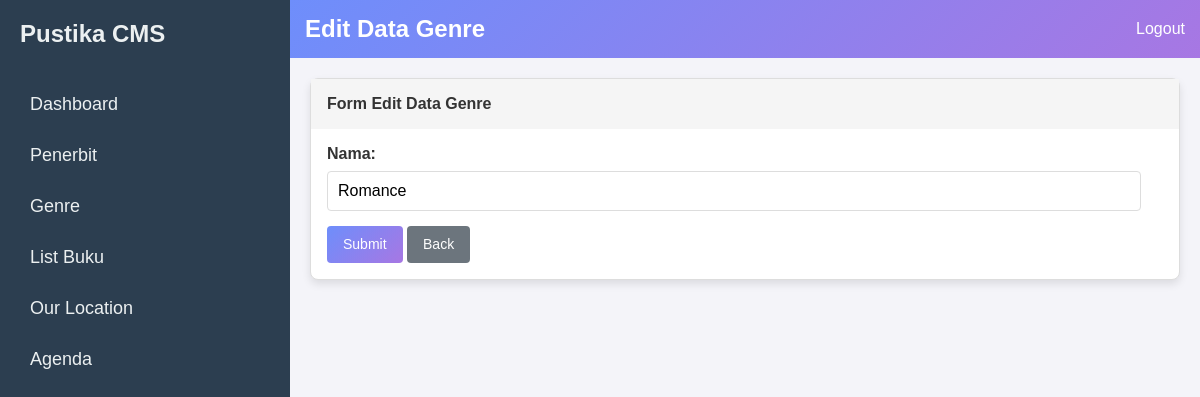
/admin-genre/edit/2 (signed in), run on an earlier commit of the app's database.
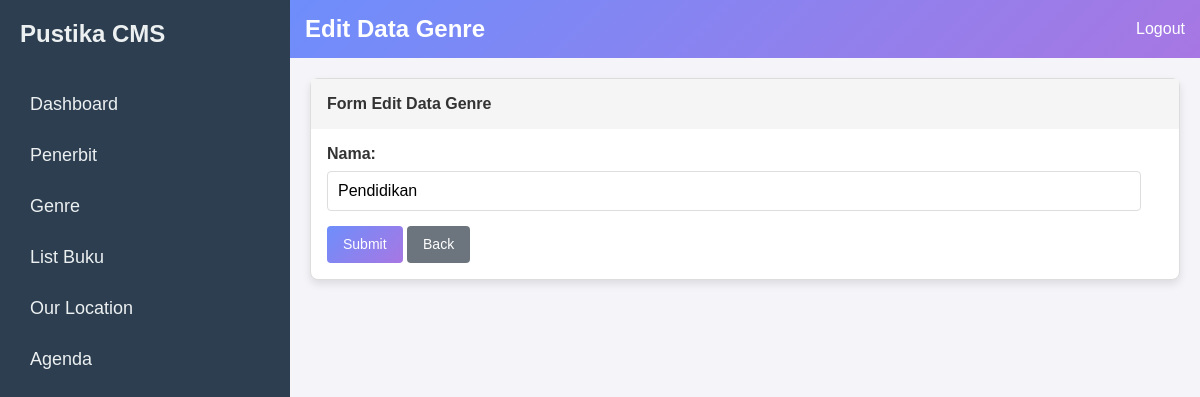
And on a later commit of the database.
### tables this page shows
CREATE TABLE `genre` (
  `id` int NOT NULL AUTO_INCREMENT,
  `nama` varchar(255) DEFAULT NULL,
  `created_at` timestamp NULL DEFAULT CURRENT_TIMESTAMP,
  PRIMARY KEY (`id`)
);

### Core/ResponseFactory.php (called while the page is built, shortened)
<?php
class ResponseFactory
{
    public static function view($config, $templates, $data = []): Response
    {
        extract($data);
        if (is_array($templates)) {
            foreach ($templates as $template) {
                include $config::VIEW_PATH . str_replace('.', DIRECTORY_SEPARATOR, $template) . '.php';
            }
        } else {
            include $config::VIEW_PATH . str_replace('.', DIRECTORY_SEPARATOR, $templates) . '.php';
        }
        $content = ob_get_clean();
        if (isset($data['layout'])) {
            $layoutPath = $config::VIEW_PATH . 'layouts/' . $data['layout'] . '.php';
            if (file_exists($layoutPath)) {
                $responseContent = ob_get_clean();
            } else {
                $responseContent = $content;
            }
        } else {
            $responseContent = $content;
        }
        return new Response($responseContent, [
            'Content-Type' => 'text/html'
        ], 200);
    }
}

### Core/helpers.php (called while the page is built, shortened)
<?php
if (!function_exists('view')) {
    function view($views, $data = [], $layout = null)
    {
        $data['layout'] = $layout;
        return ResponseFactory::view(app()->getConfig(), $views, $data);
    }
}
if (!function_exists('app')) {
    function app()
    {
        return Pustika::getInstance();
    }
}

### App/Controllers/AdminGenreController.php (called while the page is built, shortened)
<?php
class AdminGenreController
{
    protected $genreModel;
    public function __construct()
    {
        $this->genreModel = new Genre();
    }
    public function edit(Request $request, $id)
    {
        $genre = $this->genreModel->find($id);
        $data = [
            'user' => auth(),
            'csrfToken' => Security::getCsrfToken(),
            'genre' => $genre
        ];
        return view('admin/genre/edit', $data, 'admin');
    }
}

### Core/Router.php (called while the page is built, shortened)
<?php
class Router
{
    protected $config;
    public function __construct($config)
    {
        $this->config = $config;
    }
    public function handle(Request $request): Response
    {
        $uri = $request->server('REQUEST_URI');
        $uri = str_replace($this->config::BASE_URL, "", $uri);
        $args = explode('/', trim($uri, '/'));
        if (1 === count($args)) {
            $controller = $this->config::DEFAULT_CONTROLLER;
            $method = array_shift($args) ?: $this->config::ACTION_INDEX;
        } else {
            $controller = array_shift($args);
            $method = array_shift($args);
        }
        $method = explode('?', $method, 2)[0];
        $controller = $this->convertToCamelCase($controller);
        $method = $this->convertToStudlyCaps($method);
        return $this->run($controller, $method, $args, $request);
    }
    protected function convertToCamelCase($value): string
    {
        return str_replace(' ', '', ucwords(str_replace('-', ' ', $value)));
    }
    protected function convertToStudlyCaps($value): string
    {
        return lcfirst($this->convertToCamelCase($value));
    }
    protected function run($controller, $method, $args, Request $request): Response
    {
        array_unshift($args, $request);
        $class = $this->config::CONTROLLER_NAMESPACE."\\{$controller}Controller";
        if (class_exists($class) && is_callable($toCall = [new $class, $method])) {
            $result = call_user_func_array($toCall, $args);
        } else {
            $class = $this->config::CONTROLLER_NAMESPACE.'\\'.$this->config::DEFAULT_CONTROLLER.'Controller';
            $result = call_user_func([new $class, $this->config::ACTION_404], $request);
        }
        return $result;
    }
}

### public/index.php (called while the page is built, shortened)
<?php
require_once dirname(__DIR__) . '/Core/helpers.php';
$app = Core\Pustika::getInstance(App\Config::class);

### Core/Database.php (called while the page is built, shortened)
<?php
final class Database
{
    private static $conn = null;
    public static function getConnection()
    {
        if (is_null(self::$conn)) {
            $c = app()->getConfig()::DB_CONFIG;
            $dsn = "mysql:host={$c['host']};dbname={$c['dbname']};";
            if (isset($c['port'])) {
                $dsn .= "port={$c['port']};";
            }
            self::$conn = new \PDO(
                $dsn,
                $c['username'],
                $c['password']
            );
            self::$conn->setAttribute(\PDO::ATTR_ERRMODE, \PDO::ERRMODE_EXCEPTION);
        }
        return self::$conn;
    }
}

### Core/Model.php (called while the page is built, shortened)
<?php
class Model
{
    protected $table = null;
    protected $key = "id";
    public function find($id, $columns = ['*'], $fetchStyle = \PDO::FETCH_BOTH)
    {
        $columns = implode(",", $columns);
        $stmt = Database::getConnection()
            ->prepare("SELECT $columns FROM $this->table WHERE $this->key=?");
        $stmt->execute([$id]);
        return $stmt->fetch($fetchStyle);
    }
}

### App/Views/admin/genre/edit.php (the view, shortened to what the changed rows need)
<header class="header">
    <h1>Edit Data Genre</h1>
</header>
<div class="card">
    <div class="card-body">
        <form action="/admin-genre/update/<?php echo $genre['id']; ?>" method="POST">
            <label for="nama">Nama:</label>
            <input type="text" id="nama" name="nama" placeholder="Nama Genre"
                value="<?php echo htmlspecialchars($genre['nama']); ?>" required>
            <button type="submit" class="btn btn-sm btn-primary">Submit</button>
            <a href="/admin-genre/index" class="btn btn-sm btn-secondary">Back</a>
        </form>
    </div>
</div>

What changed in the data, as far as the page shows it:
changed genre: nama "Romance" → "Pendidikan"
